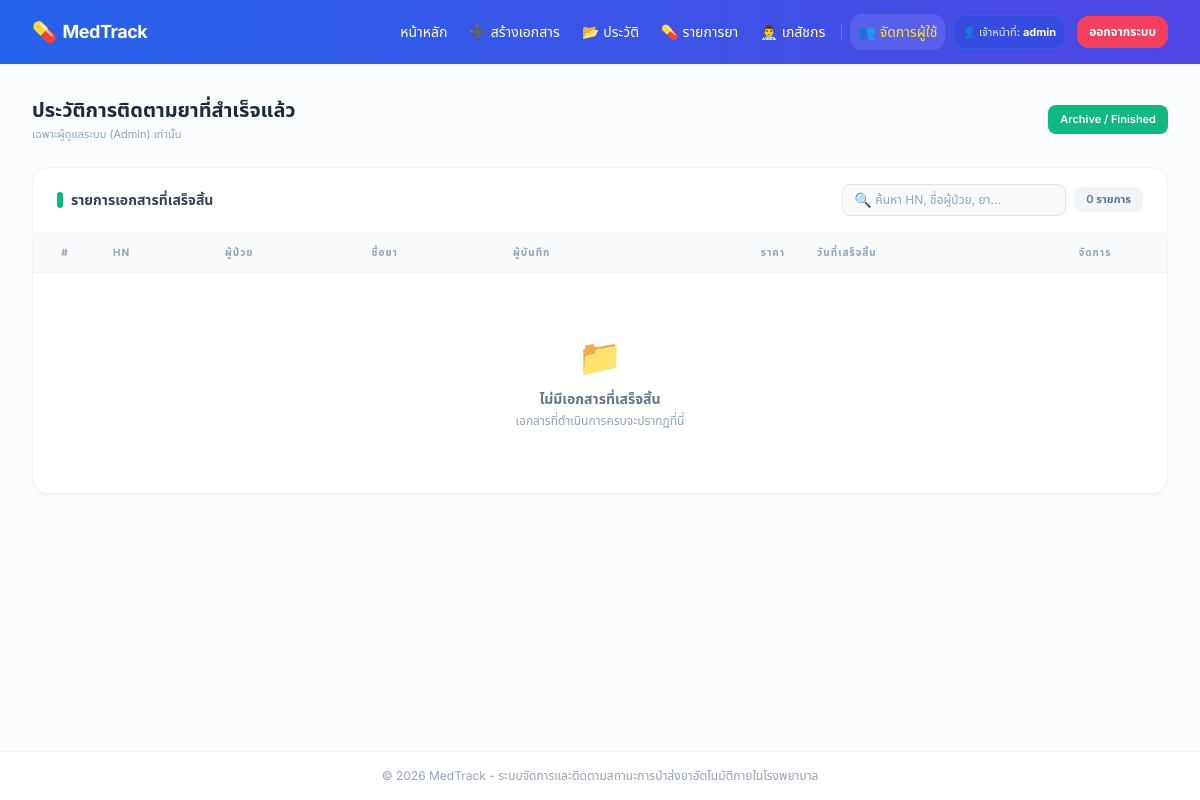
Page /history (signed in) on the earlier database version.
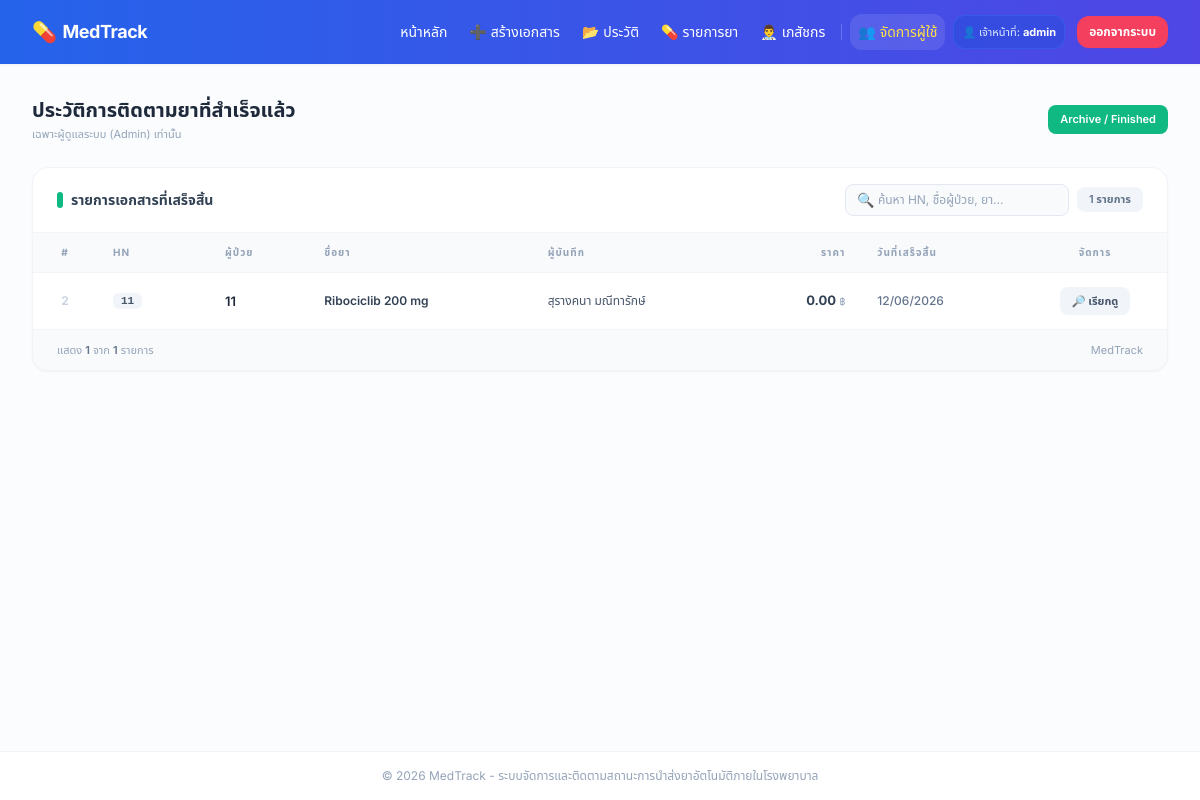
Same page on the later database version.
### models.py (models this page shows, shortened)
class Document(Base):
    __tablename__ = "documents"
    id = Column(Integer, primary_key=True, index=True)
    hn = Column(String, nullable=False)
    patient_name = Column(String, nullable=False)
    rights = Column(String, nullable=False)
    doctor = Column(String, nullable=False)
    note = Column(Text, default="")
    total_price = Column(Float, default=0.0, nullable=False)
    pharmacist_id = Column(Integer, ForeignKey("pharmacists.id"), nullable=True)
    user_id = Column(Integer, ForeignKey("users.id"), nullable=True)
    created_at = Column(DateTime, default=datetime.now, nullable=False)
    is_finished = Column(Boolean, default=False, nullable=False)
    finished_at = Column(DateTime, nullable=True)
    step1_scanned_at = Column(DateTime, nullable=True)
    step1_name = Column(String, nullable=True)
    step2_scanned_at = Column(DateTime, nullable=True)
    step2_name = Column(String, nullable=True)
    step3_scanned_at = Column(DateTime, nullable=True)
    step3_name = Column(String, nullable=True)
    step4_scanned_at = Column(DateTime, nullable=True)
    step4_name = Column(String, nullable=True)
    pharmacist = relationship("Pharmacist", back_populates="documents")
    user = relationship("User", back_populates="documents")
    items = relationship(
        "DocumentItem",
        back_populates="document",
        cascade="all, delete-orphan"
    )

class Medicine(Base):
    __tablename__ = "medicines"
    id = Column(Integer, primary_key=True, index=True)
    code = Column(String, unique=True, index=True, nullable=True)   # รหัสยา
    name = Column(String, nullable=False)                           # ชื่อยา
    unit = Column(String, nullable=False, default="เม็ด")           # หน่วย
    price = Column(Float, default=0.0, nullable=False)              # ราคาต่อหน่วย
    created_at = Column(DateTime, default=datetime.now)
    items = relationship("DocumentItem", back_populates="medicine")

class Pharmacist(Base):
    __tablename__ = "pharmacists"
    id = Column(Integer, primary_key=True, index=True)
    name = Column(String, nullable=False)
    phone = Column(String, default="")
    email = Column(String, default="")
    documents = relationship("Document", back_populates="pharmacist")

### main.py (the view)
@app.get("/history", response_class=HTMLResponse)
def history(request: Request, search: str = "", db: Session = Depends(database.get_db)):
    user, response = check_auth(request, db, allowed_roles=["admin", "user"])
    if response:
        return response
    query = db.query(models.Document).filter(models.Document.is_finished == True)
    if search:
        query = query.filter(
            models.Document.patient_name.contains(search) |
            models.Document.hn.contains(search)
        )
    docs = query.order_by(models.Document.finished_at.desc()).all()
    for doc in docs:
        doc.step_status = get_step_status(doc)
    return templates.TemplateResponse(
        request=request,
        name="history.html",
        context={"user": user, "docs": docs, "search": search}
    )

### templates/history.html (shortened to what the changed rows need)
{% extends 'base.html' %}
{% block content %}
<div class="mb-6 flex flex-col sm:flex-row sm:items-center sm:justify-between gap-3">
    <div>
        <h1 class="text-xl font-bold text-slate-800">ประวัติการติดตามยาที่สำเร็จแล้ว</h1>
    </div>
</div>
<div class="bg-white rounded-2xl border border-slate-100 shadow-sm overflow-hidden">
    <div class="px-6 py-4 border-b border-slate-100 flex flex-col sm:flex-row sm:items-center gap-3 justify-between">
        <div class="flex items-center gap-2">
            <div class="relative">
                <span class="absolute inset-y-0 left-3 flex items-center text-slate-400 text-sm pointer-events-none">
                </span>
                <input
                    id="searchInput"
                    type="text"
                    placeholder="ค้นหา HN, ชื่อผู้ป่วย, ยา..."
                    class="pl-8 pr-4 py-1.5 text-[12px] bg-slate-50 border border-slate-200 rounded-lg text-slate-700 placeholder-slate-400 focus:outline-none focus:ring-2 focus:ring-blue-500/30 focus:border-blue-400 transition-all w-56"
                />
            </div>
            <span id="countBadge" class="text-[11px] font-semibold bg-slate-100 text-slate-500 px-3 py-1 rounded-lg whitespace-nowrap">
                {{ docs | length }} รายการ
            </span>
        </div>
    </div>
    <div class="overflow-x-auto">
        <table class="w-full text-left border-collapse whitespace-nowrap align-middle">
            <thead>
                <tr class="bg-slate-50 border-b border-slate-100 text-[10px] font-bold text-slate-400 tracking-widest uppercase">
                    <th class="py-3 px-5 w-16 text-center">#</th>
                    <th class="py-3 px-4 w-28">HN</th>
                    <th class="py-3 px-4">ผู้ป่วย</th>
                    <th class="py-3 px-4">ชื่อยา</th>
                    <th class="py-3 px-4">ผู้บันทึก</th>
                    <th class="py-3 px-4 text-right">ราคา</th>
                    <th class="py-3 px-4">วันที่เสร็จสิ้น</th>
                    <th class="py-3 px-5 text-center w-36">จัดการ</th>
                </tr>
            </thead>
            <tbody id="tableBody" class="divide-y divide-slate-50 text-xs text-slate-600">
                {% for doc in docs %}
                <tr class="hover:bg-slate-50/70 transition-colors searchable-row">
                    <td class="py-3.5 px-5 text-center">
                        <span class="text-slate-300 font-bold text-xs">{{ doc.id }}</span>
                    </td>
                    <td class="py-3.5 px-4">
                        <span class="font-mono text-[11px] bg-slate-100 text-slate-600 px-2 py-0.5 rounded-md font-semibold">
                            {{ doc.hn }}
                        </span>
                    </td>
                    <td class="py-3.5 px-4">
                        <div class="font-semibold text-slate-800 text-[13px]">{{ doc.patient_name }}</div>
                    </td>
                    <td class="py-3.5 px-4">
                        <span class="font-semibold text-slate-700 text-[12px]">{{ doc.drug_name }}</span>
                    </td>
                    <td class="py-3.5 px-4 text-slate-600 font-medium text-[12px]">
                        {{ doc.pharmacist_name }}
                    </td>
                    <td class="py-3.5 px-4 text-right">
                        <span class="font-bold text-slate-700 text-[13px]">{{ "{:,.2f}".format(doc.price) }}</span>
                        <span class="text-[10px] text-slate-400"> ฿</span>
                    </td>
                    <td class="py-3.5 px-4">
                        <span class="text-[12px] text-slate-500 font-medium">
                            {{ doc.created_at.strftime('%d/%m/%Y') }}
                        </span>
                    </td>
                    <td class="py-3.5 px-5 text-center">
                        <a href="/document/{{ doc.id }}"
                           class="inline-block text-[11px] font-semibold bg-slate-100 hover:bg-blue-500 text-slate-600 hover:text-white px-3 py-1.5 rounded-lg transition-colors">
                            🔎 เรียกดู
                        </a>
                    </td>
                </tr>
                {% else %}
                <tr id="emptyRow">
                    <td colspan="8" class="text-center py-16 text-slate-400">
                        <div class="text-4xl mb-3">📁</div>
                        <div class="text-sm font-semibold text-slate-500 mb-1">ไม่มีเอกสารที่เสร็จสิ้น</div>
                        <div class="text-xs text-slate-400">เอกสารที่ดำเนินการครบจะปรากฏที่นี่</div>
                    </td>
                </tr>
                {% endfor %}
            </tbody>
        </table>
    </div>
    {% if docs %}
    <div class="px-6 py-3 bg-slate-50 border-t border-slate-100 flex items-center justify-between">
        <span class="text-[11px] text-slate-400">
            แสดง <span id="showCount" class="font-semibold text-slate-500">{{ docs | length }}</span>
            จาก <span class="font-semibold text-slate-500">{{ docs | length }}</span> รายการ
        </span>
        <span class="text-[11px] text-slate-400">MedTrack</span>
    </div>
    {% endif %}
</div>
{% endblock %}

Differences in the rows shown:
now on this page (row edited): Document: id "2", hn "11", patient_name "11", drug_name "Ribociclib 200 mg", pharmacist_name "สุรางคนา มณีทารักษ์", price "0.00", created_at "12/06/2026"
Other differences:
{{ docs | length }}: "0" → "1"
{{ docs | length }}: (not shown) → "1"
text no longer shown: "📁 ไม่มีเอกสารที่เสร็จสิ้น เอกสารที่ดำเนินการครบจะปรากฏที่นี่"
text now shown: "แสดง จาก รายการ MedTrack"
